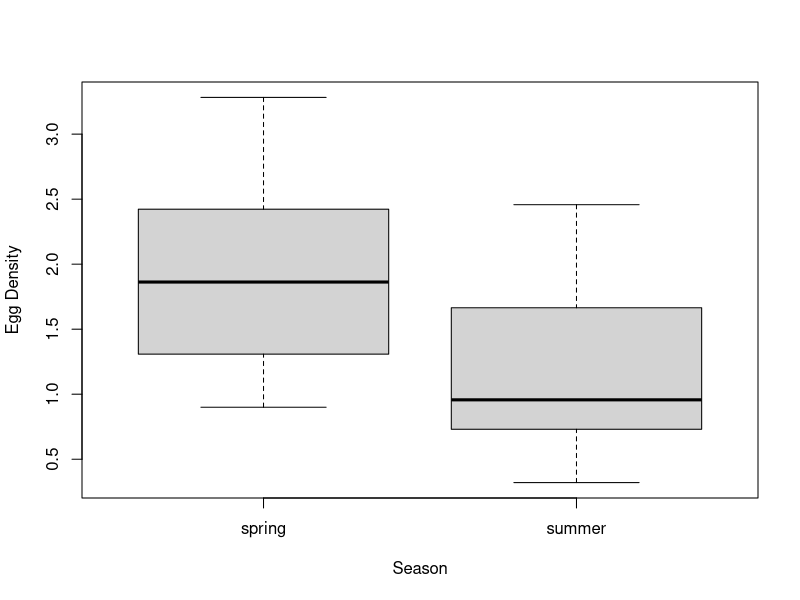
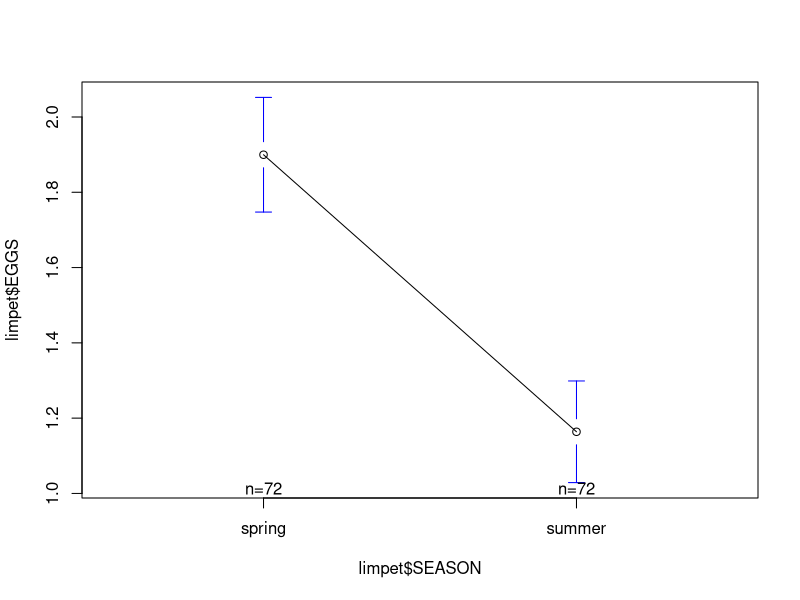
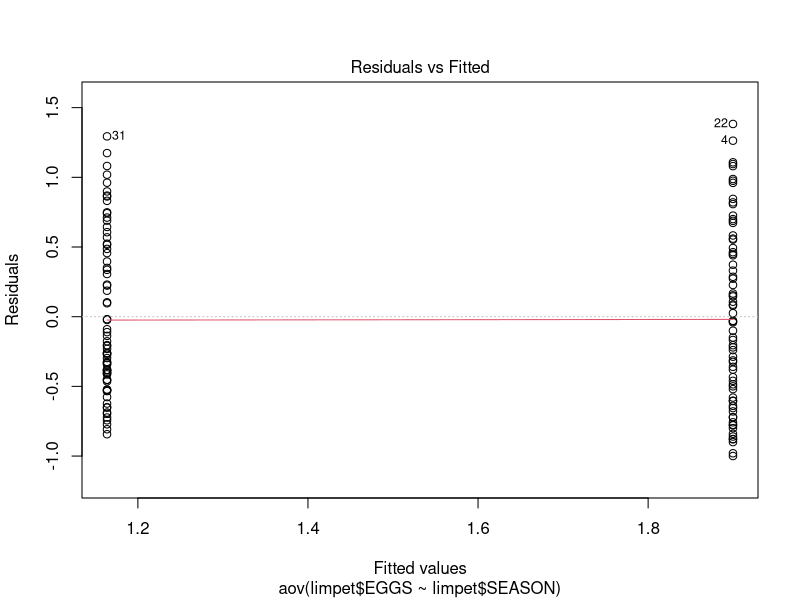
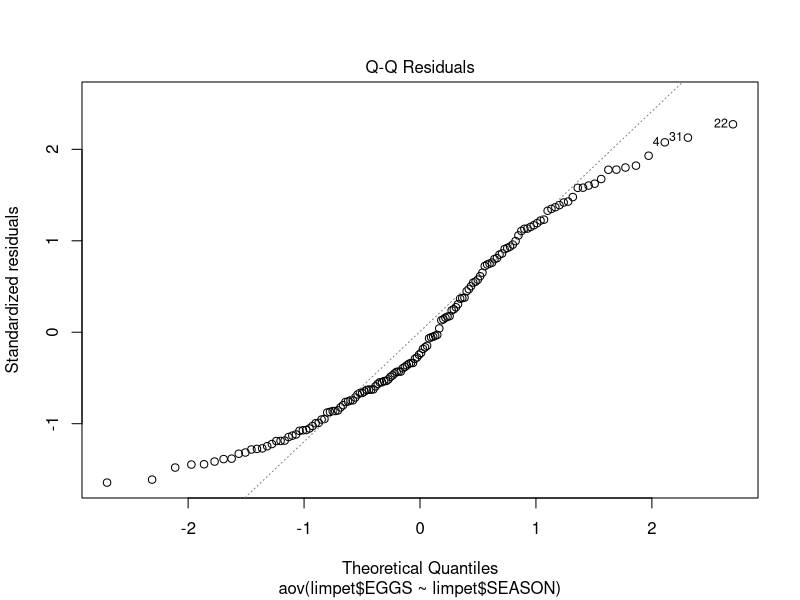
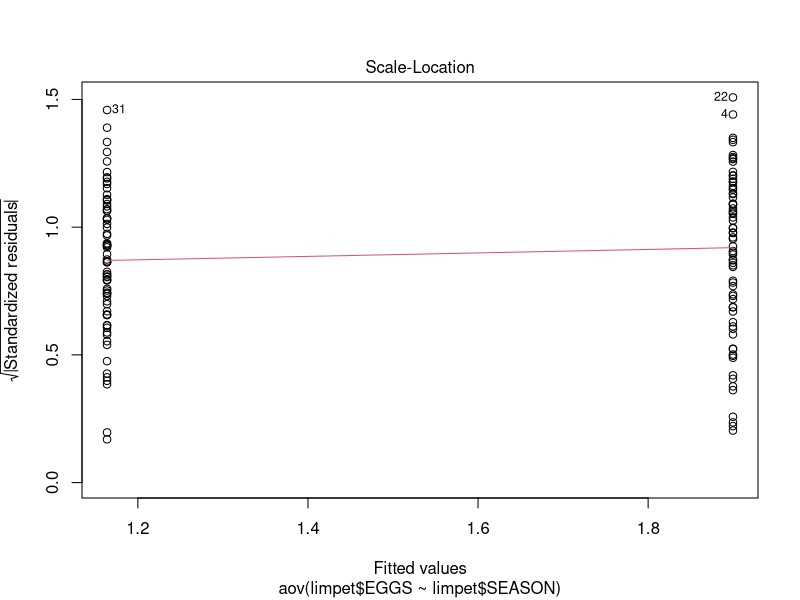
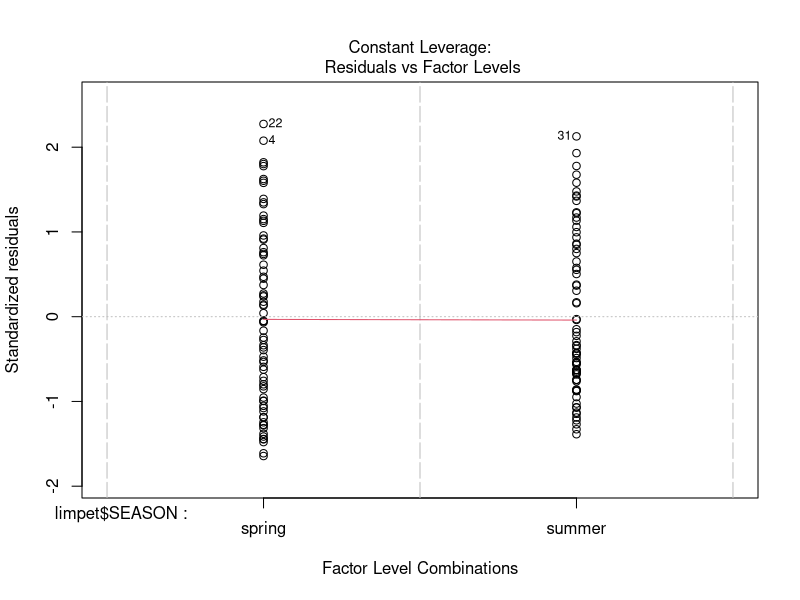
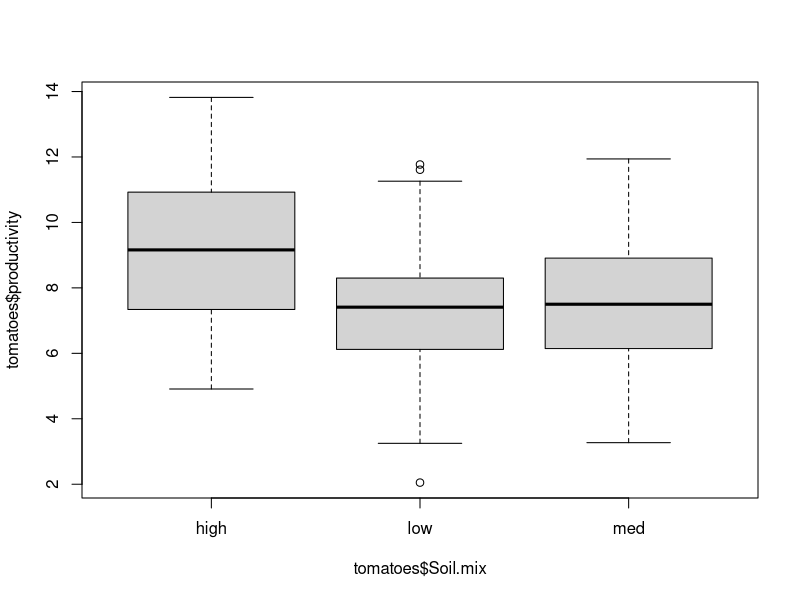
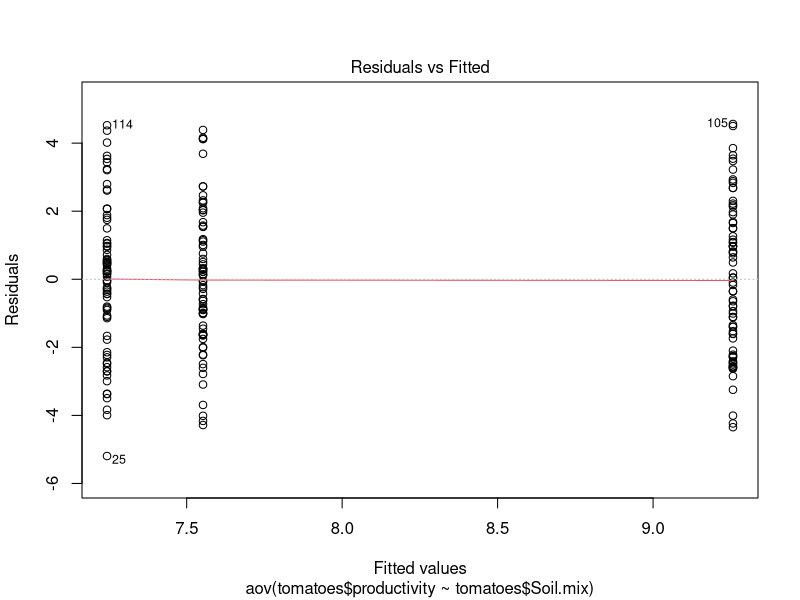

Recreate these plots in R, in order.
## ---- chunk 1
knitr::opts_chunk$set(echo = TRUE)
library(readr)
library(lme4)
library(gplots)
library(ggplot2)
## ---- chunk 2
limpet <- read.csv('h5p1.csv')
summary(limpet)
boxplot(limpet$EGGS~limpet$SEASON, xlab = "Season", ylab = "Egg Density")
## ---- chunk 3
plotmeans(limpet$EGGS~limpet$SEASON)
## ---- chunk 4
(limpetaov <- aov(limpet$EGGS~limpet$SEASON))
plot(limpetaov)
## ---- chunk 5
bartlett.test(limpet$EGGS~limpet$SEASON)
## ---- chunk 6
t.test(limpet$EGGS~limpet$SEASON)
## ---- chunk 7
tomatoes <- read.csv('h5.p2.csv')
summary(tomatoes)
## ---- chunk 8
boxplot(tomatoes$productivity~tomatoes$Soil.mix)
## ---- chunk 9
(tomaov <- aov(tomatoes$productivity~tomatoes$Soil.mix))
plot(tomaov)
## ---- chunk 10
anova(aov(tomatoes$productivity~tomatoes$Soil.mix))
## ---- chunk 11
bartlett.test(tomatoes$productivity~tomatoes$Soil.mix)
## ---- chunk 12
TukeyHSD(aov(tomatoes$productivity~tomatoes$Soil.mix))
